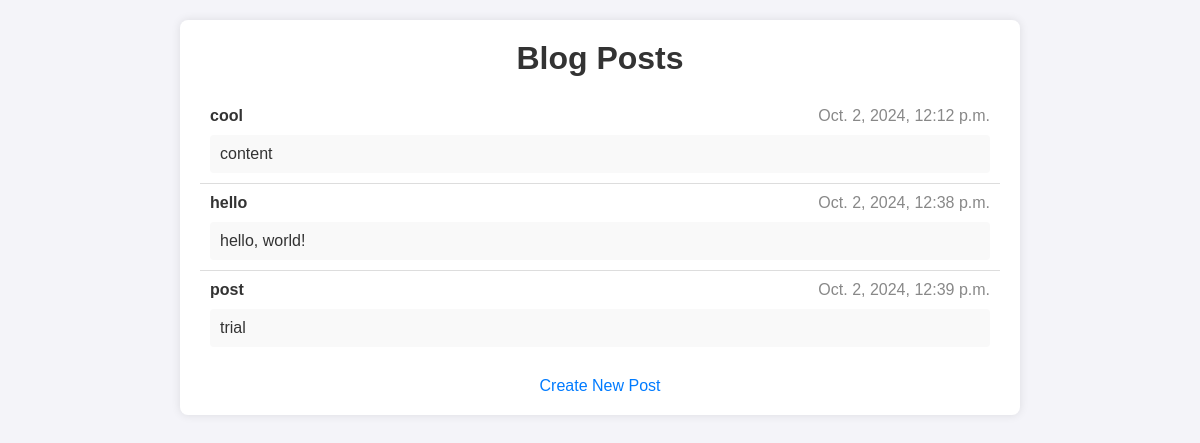
Before: / with the older database file.
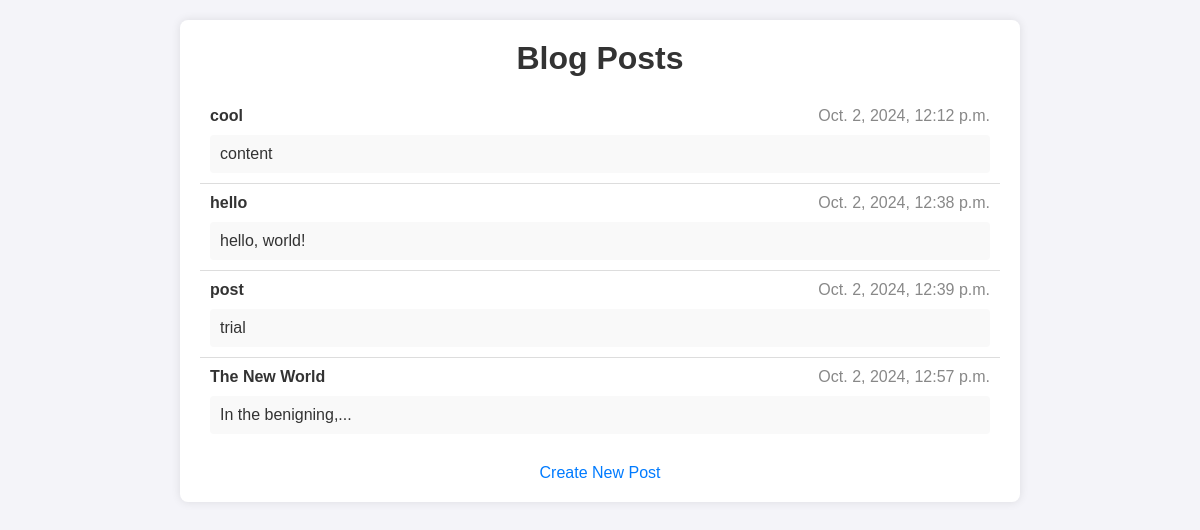
After: the same page with the newer database file.
### YKJR_blog/models.py (models this page shows, shortened)
class Post(models.Model):
    title = models.CharField(max_length=200)
    content = models.TextField()
    created_at = models.DateTimeField(auto_now_add=True)
    updated_at = models.DateTimeField(auto_now=True)

### YKJR_blog/views.py (the view)
# urls.py: path('', PostListView.as_view(), name='post_list'),
class PostListView(ListView):
    model = Post
    template_name = 'blog/post_list.html'  # Specify your template name here
    context_object_name = 'posts'  # Name of the context object to use in the template

### YKJR_blog/templates/blog/post_list.html (shortened to what this page needs)
{% load static %}
<!DOCTYPE html>
<html>
<head>
    <link rel="stylesheet" type="text/css" href="{% static 'css/post_list.css' %}">
</head>
<body>
    <div class="container">
        <h1>Blog Posts</h1>
        <ul>
            {% for post in posts %}
                <li>
                    <div class="post-header">
                        <span class="post-title">{{ post.title }}</span>
                        <span class="post-date">{{ post.created_at }}</span>
                    </div>
                    <div class="post-content">
                        {{ post.content }}
                    </div>
                </li>
            {% endfor %}
        </ul>
        <a href="{% url 'post_create' %}">Create New Post</a>
    </div>
</body>
</html>

### YKJR_blog/static/css/post_list.css (style rules this page uses)
body, h1, ul, li, a { margin: 0; padding: 0; box-sizing: border-box; }
body { font-family: Arial, sans-serif; background-color: #f4f4f9; color: #333; padding: 20px; }
.container { max-width: 800px; margin: 0 auto; padding: 20px; background: #fff; box-shadow: 0 0 10px rgba(0, 0, 0, 0.1); border-radius: 8px; }
h1 { font-size: 2em; margin-bottom: 20px; text-align: center; }
ul { list-style: none; padding: 0; }
li { padding: 10px; border-bottom: 1px solid #ddd; }
li:last-child { border-bottom: none; }
.post-header { display: flex; justify-content: space-between; align-items: center; }
.post-title { font-weight: bold; }
.post-date { color: #888; }
.post-content { margin-top: 10px; padding: 10px; background-color: #f9f9f9; border-radius: 4px; }
a { color: #007bff; text-decoration: none; display: block; text-align: center; margin-top: 20px; }

Changed rows visible on the page:
added Post: title "The New World", created_at "Oct. 2, 2024, 12:57 p.m.", content "In the benigning,..."
